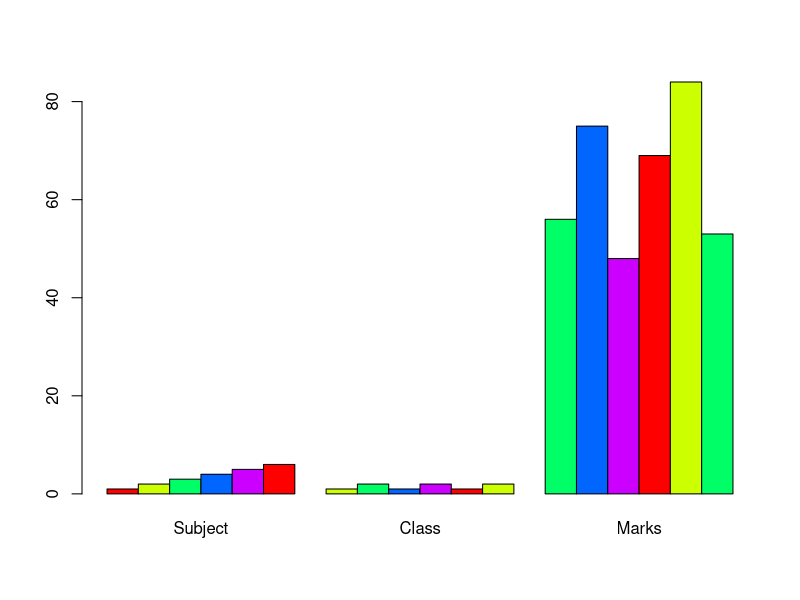

Generate this figure with R:
# (i) Create a subset of subject less than 4 by using subset () funcon and demonstrate the output.
# (ii) Create a subject where the subject column is less than 3 and the class equals to 2 by using []
# brackets and demonstrate the output using R

data<-data.frame(
    Subject=c(1,2,3,4,5,6),
    Class=c(1,2,1,2,1,2),
    Marks=c(56,75,48,69,84,53)
)

# print(data)
subset<-subset(data,Subject<4)
print(subset)

subset_2<-data[data$Subject<3 & data$Class==2,]
print(subset_2)


barplot(as.matrix(data),beside=TRUE,col=rainbow(5))
